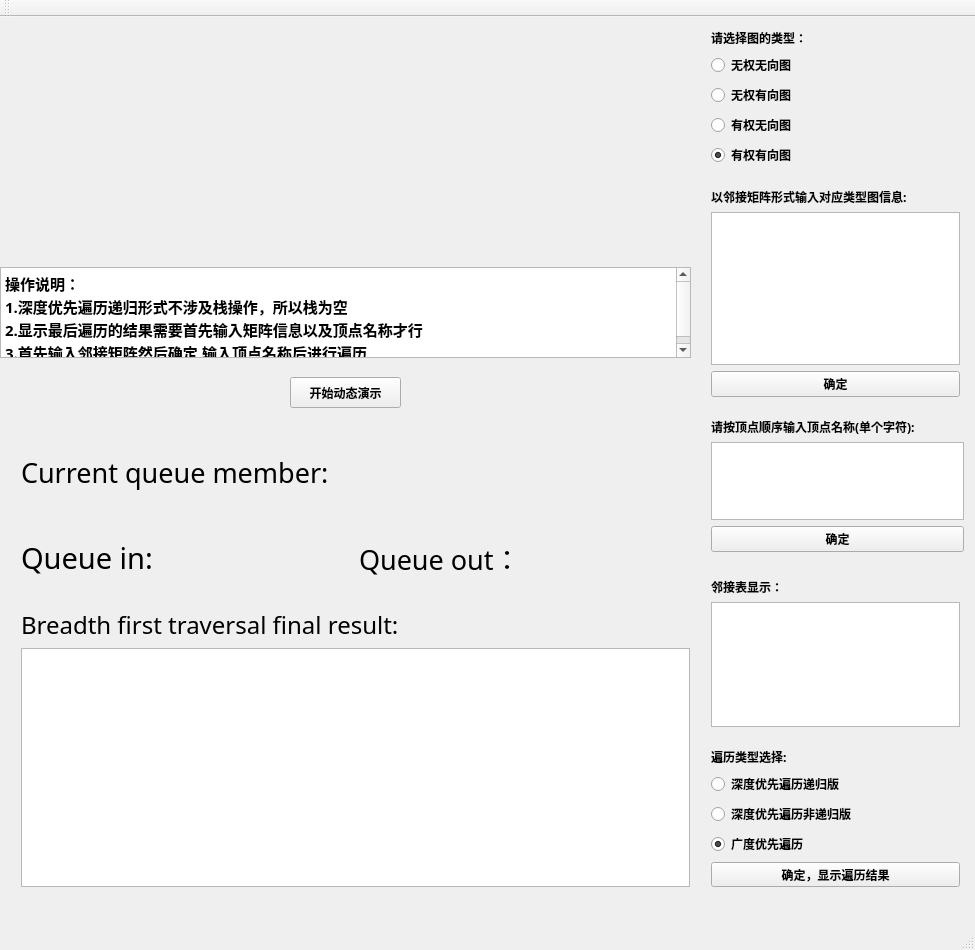
<?xml version="1.0" encoding="UTF-8"?>
<ui version="4.0">
 <class>MainWindow</class>
 <widget class="QMainWindow" name="MainWindow">
  <property name="geometry">
   <rect>
    <x>0</x>
    <y>0</y>
    <width>975</width>
    <height>950</height>
   </rect>
  </property>
  <property name="windowTitle">
   <string>MainWindow</string>
  </property>
  <widget class="QWidget" name="centralWidget">
   <widget class="QWidget" name="verticalLayoutWidget">
    <property name="geometry">
     <rect>
      <x>700</x>
      <y>160</y>
      <width>271</width>
      <height>231</height>
     </rect>
    </property>
    <layout class="QVBoxLayout" name="verticalLayout">
     <item>
      <widget class="QLabel" name="radiusLabel">
       <property name="font">
        <font>
         <family>Arial Black</family>
         <weight>75</weight>
         <bold>true</bold>
        </font>
       </property>
       <property name="text">
        <string>以邻接矩阵形式输入对应类型图信息:</string>
       </property>
      </widget>
     </item>
     <item>
      <widget class="QTextEdit" name="textEdit">
       <property name="font">
        <font>
         <family>Arial Black</family>
         <weight>75</weight>
         <bold>true</bold>
        </font>
       </property>
      </widget>
     </item>
     <item>
      <widget class="QPushButton" name="countBtn">
       <property name="font">
        <font>
         <family>Arial Black</family>
         <weight>75</weight>
         <bold>true</bold>
        </font>
       </property>
       <property name="text">
        <string>确定</string>
       </property>
      </widget>
     </item>
    </layout>
   </widget>
   <widget class="QWidget" name="verticalLayoutWidget_2">
    <property name="geometry">
     <rect>
      <x>700</x>
      <y>550</y>
      <width>271</width>
      <height>171</height>
     </rect>
    </property>
    <layout class="QVBoxLayout" name="verticalLayout_2">
     <item>
      <widget class="QLabel" name="areaLabel_1">
       <property name="font">
        <font>
         <family>Arial Black</family>
         <weight>75</weight>
         <bold>true</bold>
        </font>
       </property>
       <property name="text">
        <string>邻接表显示：</string>
       </property>
      </widget>
     </item>
     <item>
      <widget class="QTextBrowser" name="textBrowser">
       <property name="font">
        <font>
         <family>Arial Black</family>
         <weight>75</weight>
         <bold>true</bold>
        </font>
       </property>
      </widget>
     </item>
    </layout>
   </widget>
   <widget class="QWidget" name="verticalLayoutWidget_3">
    <property name="geometry">
     <rect>
      <x>700</x>
      <y>0</y>
      <width>271</width>
      <height>161</height>
     </rect>
    </property>
    <layout class="QVBoxLayout" name="verticalLayout_3">
     <item>
      <widget class="QLabel" name="label">
       <property name="font">
        <font>
         <family>Arial Black</family>
         <weight>75</weight>
         <bold>true</bold>
        </font>
       </property>
       <property name="text">
        <string>请选择图的类型：</string>
       </property>
      </widget>
     </item>
     <item>
      <widget class="QRadioButton" name="radioButton_4">
       <property name="font">
        <font>
         <family>Arial Black</family>
         <weight>75</weight>
         <bold>true</bold>
        </font>
       </property>
       <property name="text">
        <string>无权无向图</string>
       </property>
      </widget>
     </item>
     <item>
      <widget class="QRadioButton" name="radioButton_3">
       <property name="font">
        <font>
         <family>Arial Black</family>
         <weight>75</weight>
         <bold>true</bold>
        </font>
       </property>
       <property name="text">
        <string>无权有向图</string>
       </property>
      </widget>
     </item>
     <item>
      <widget class="QRadioButton" name="radioButton_2">
       <property name="font">
        <font>
         <family>Arial Black</family>
         <weight>75</weight>
         <bold>true</bold>
        </font>
       </property>
       <property name="text">
        <string>有权无向图</string>
       </property>
      </widget>
     </item>
     <item>
      <widget class="QRadioButton" name="radioButton">
       <property name="font">
        <font>
         <family>Arial Black</family>
         <weight>75</weight>
         <bold>true</bold>
        </font>
       </property>
       <property name="text">
        <string>有权有向图</string>
       </property>
       <property name="checkable">
        <bool>true</bool>
       </property>
       <property name="checked">
        <bool>true</bool>
       </property>
      </widget>
     </item>
    </layout>
   </widget>
   <widget class="QWidget" name="verticalLayoutWidget_4">
    <property name="geometry">
     <rect>
      <x>700</x>
      <y>390</y>
      <width>275</width>
      <height>156</height>
     </rect>
    </property>
    <layout class="QVBoxLayout" name="verticalLayout_5">
     <item>
      <widget class="QLabel" name="label_2">
       <property name="font">
        <font>
         <family>Arial Black</family>
         <weight>75</weight>
         <bold>true</bold>
        </font>
       </property>
       <property name="text">
        <string>请按顶点顺序输入顶点名称(单个字符):</string>
       </property>
      </widget>
     </item>
     <item>
      <widget class="QTextEdit" name="textEdit_2">
       <property name="font">
        <font>
         <family>Arial Black</family>
         <weight>75</weight>
         <bold>true</bold>
        </font>
       </property>
      </widget>
     </item>
     <item>
      <widget class="QPushButton" name="pushButton">
       <property name="font">
        <font>
         <family>Arial Black</family>
         <weight>75</weight>
         <bold>true</bold>
        </font>
       </property>
       <property name="text">
        <string>确定</string>
       </property>
      </widget>
     </item>
    </layout>
   </widget>
   <widget class="QWidget" name="verticalLayoutWidget_5">
    <property name="geometry">
     <rect>
      <x>700</x>
      <y>720</y>
      <width>271</width>
      <height>161</height>
     </rect>
    </property>
    <layout class="QVBoxLayout" name="verticalLayout_4">
     <item>
      <widget class="QLabel" name="label_3">
       <property name="font">
        <font>
         <family>Arial Black</family>
         <weight>75</weight>
         <bold>true</bold>
        </font>
       </property>
       <property name="text">
        <string>遍历类型选择:</string>
       </property>
      </widget>
     </item>
     <item>
      <widget class="QRadioButton" name="radioButton_5">
       <property name="font">
        <font>
         <family>Arial Black</family>
         <weight>75</weight>
         <bold>true</bold>
        </font>
       </property>
       <property name="text">
        <string>深度优先遍历递归版</string>
       </property>
      </widget>
     </item>
     <item>
      <widget class="QRadioButton" name="radioButton_6">
       <property name="font">
        <font>
         <family>Arial Black</family>
         <weight>75</weight>
         <bold>true</bold>
        </font>
       </property>
       <property name="text">
        <string>深度优先遍历非递归版</string>
       </property>
      </widget>
     </item>
     <item>
      <widget class="QRadioButton" name="radioButton_7">
       <property name="font">
        <font>
         <family>Arial Black</family>
         <weight>75</weight>
         <bold>true</bold>
        </font>
       </property>
       <property name="text">
        <string>广度优先遍历</string>
       </property>
       <property name="checked">
        <bool>true</bool>
       </property>
      </widget>
     </item>
     <item>
      <widget class="QPushButton" name="pushButton_2">
       <property name="font">
        <font>
         <family>Arial Black</family>
         <weight>75</weight>
         <bold>true</bold>
        </font>
       </property>
       <property name="text">
        <string>确定，显示遍历结果</string>
       </property>
      </widget>
     </item>
    </layout>
   </widget>
   <widget class="QWidget" name="verticalLayoutWidget_6">
    <property name="geometry">
     <rect>
      <x>10</x>
      <y>580</y>
      <width>691</width>
      <height>301</height>
     </rect>
    </property>
    <layout class="QVBoxLayout" name="verticalLayout_6">
     <item>
      <widget class="QLabel" name="label_4">
       <property name="font">
        <font>
         <family>Agency FB</family>
         <pointsize>18</pointsize>
        </font>
       </property>
       <property name="text">
        <string>Breadth first traversal final result:</string>
       </property>
      </widget>
     </item>
     <item>
      <widget class="QTextBrowser" name="textBrowser_2">
       <property name="font">
        <font>
         <family>Arial Black</family>
         <weight>75</weight>
         <bold>true</bold>
        </font>
       </property>
      </widget>
     </item>
    </layout>
   </widget>
   <widget class="QWidget" name="horizontalLayoutWidget">
    <property name="geometry">
     <rect>
      <x>10</x>
      <y>500</y>
      <width>691</width>
      <height>81</height>
     </rect>
    </property>
    <layout class="QHBoxLayout" name="horizontalLayout">
     <item>
      <widget class="QLabel" name="label_stackin">
       <property name="font">
        <font>
         <family>Agency FB</family>
         <pointsize>22</pointsize>
        </font>
       </property>
       <property name="text">
        <string>Queue in:</string>
       </property>
      </widget>
     </item>
     <item>
      <widget class="QLabel" name="label_7">
       <property name="font">
        <font>
         <family>Arial Black</family>
         <weight>75</weight>
         <bold>true</bold>
        </font>
       </property>
       <property name="text">
        <string/>
       </property>
      </widget>
     </item>
     <item>
      <widget class="QLabel" name="label_stackout">
       <property name="font">
        <font>
         <family>Agency FB</family>
         <pointsize>20</pointsize>
        </font>
       </property>
       <property name="text">
        <string>Queue out：</string>
       </property>
      </widget>
     </item>
     <item>
      <widget class="QLabel" name="label_6">
       <property name="font">
        <font>
         <family>Arial Black</family>
         <weight>75</weight>
         <bold>true</bold>
        </font>
       </property>
       <property name="text">
        <string/>
       </property>
      </widget>
     </item>
    </layout>
   </widget>
   <widget class="QWidget" name="horizontalLayoutWidget_2">
    <property name="geometry">
     <rect>
      <x>10</x>
      <y>410</y>
      <width>691</width>
      <height>91</height>
     </rect>
    </property>
    <layout class="QHBoxLayout" name="horizontalLayout_2">
     <item>
      <widget class="QLabel" name="label_10">
       <property name="font">
        <font>
         <family>Agency FB</family>
         <pointsize>20</pointsize>
        </font>
       </property>
       <property name="text">
        <string>Current queue member:</string>
       </property>
      </widget>
     </item>
     <item>
      <widget class="QLabel" name="label_9">
       <property name="font">
        <font>
         <family>Arial Black</family>
         <weight>75</weight>
         <bold>true</bold>
        </font>
       </property>
       <property name="text">
        <string/>
       </property>
      </widget>
     </item>
    </layout>
   </widget>
   <widget class="QPushButton" name="pushButton_3">
    <property name="geometry">
     <rect>
      <x>290</x>
      <y>360</y>
      <width>111</width>
      <height>31</height>
     </rect>
    </property>
    <property name="font">
     <font>
      <family>Arial Black</family>
      <weight>75</weight>
      <bold>true</bold>
     </font>
    </property>
    <property name="text">
     <string>开始动态演示</string>
    </property>
   </widget>
   <widget class="QTextBrowser" name="textBrowser_3">
    <property name="geometry">
     <rect>
      <x>0</x>
      <y>250</y>
      <width>691</width>
      <height>91</height>
     </rect>
    </property>
    <property name="font">
     <font>
      <family>Arial Black</family>
      <pointsize>16</pointsize>
      <weight>75</weight>
      <bold>true</bold>
     </font>
    </property>
    <property name="html">
     <string>&lt;!DOCTYPE HTML PUBLIC &quot;-//W3C//DTD HTML 4.0//EN&quot; &quot;http://www.w3.org/TR/REC-html40/strict.dtd&quot;&gt;
&lt;html&gt;&lt;head&gt;&lt;meta name=&quot;qrichtext&quot; content=&quot;1&quot; /&gt;&lt;style type=&quot;text/css&quot;&gt;
p, li { white-space: pre-wrap; }
&lt;/style&gt;&lt;/head&gt;&lt;body style=&quot; font-family:'Arial Black'; font-size:16pt; font-weight:600; font-style:normal;&quot;&gt;
&lt;p style=&quot; margin-top:0px; margin-bottom:0px; margin-left:0px; margin-right:0px; -qt-block-indent:0; text-indent:0px;&quot;&gt;&lt;span style=&quot; font-family:'SimSun'; font-size:11pt;&quot;&gt;操作说明：&lt;/span&gt;&lt;/p&gt;
&lt;p style=&quot; margin-top:0px; margin-bottom:0px; margin-left:0px; margin-right:0px; -qt-block-indent:0; text-indent:0px;&quot;&gt;&lt;span style=&quot; font-family:'SimSun'; font-size:11pt;&quot;&gt;1.深度优先遍历递归形式不涉及栈操作，所以栈为空&lt;/span&gt;&lt;/p&gt;
&lt;p style=&quot; margin-top:0px; margin-bottom:0px; margin-left:0px; margin-right:0px; -qt-block-indent:0; text-indent:0px;&quot;&gt;&lt;span style=&quot; font-family:'SimSun'; font-size:11pt;&quot;&gt;2.显示最后遍历的结果需要首先输入矩阵信息以及顶点名称才行&lt;/span&gt;&lt;/p&gt;
&lt;p style=&quot; margin-top:0px; margin-bottom:0px; margin-left:0px; margin-right:0px; -qt-block-indent:0; text-indent:0px;&quot;&gt;&lt;span style=&quot; font-family:'SimSun'; font-size:11pt;&quot;&gt;3.首先输入邻接矩阵然后确定,输入顶点名称后进行遍历&lt;/span&gt;&lt;/p&gt;&lt;/body&gt;&lt;/html&gt;</string>
    </property>
   </widget>
  </widget>
  <widget class="QMenuBar" name="menuBar">
   <property name="geometry">
    <rect>
     <x>0</x>
     <y>0</y>
     <width>975</width>
     <height>26</height>
    </rect>
   </property>
  </widget>
  <widget class="QToolBar" name="mainToolBar">
   <attribute name="toolBarArea">
    <enum>TopToolBarArea</enum>
   </attribute>
   <attribute name="toolBarBreak">
    <bool>false</bool>
   </attribute>
  </widget>
  <widget class="QStatusBar" name="statusBar"/>
 </widget>
 <layoutdefault spacing="6" margin="11"/>
 <resources/>
 <connections/>
</ui>
